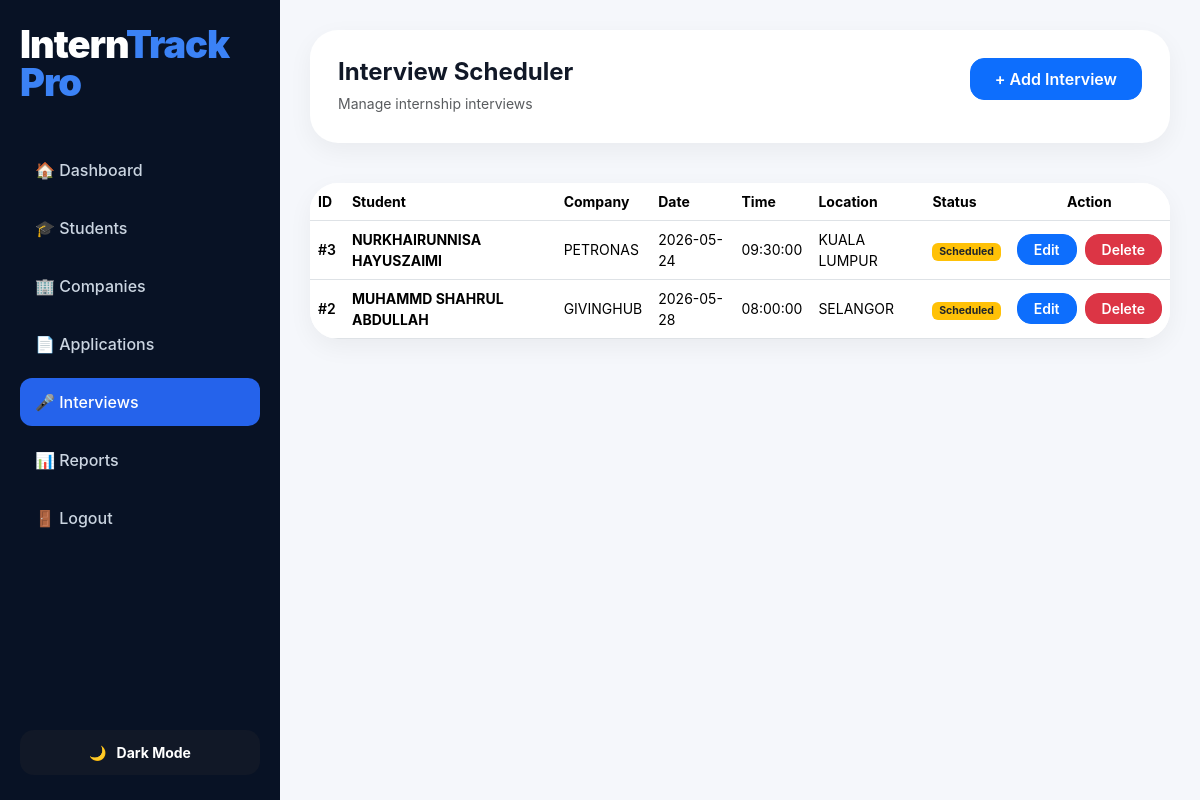
The app's page /interviews.php (signed in) with its own data.
### tables this page shows
CREATE TABLE `interviews` (
  `id` int(11) NOT NULL,
  `application_id` int(11) NOT NULL,
  `interview_date` date NOT NULL,
  `interview_time` time NOT NULL,
  `location` varchar(150) DEFAULT NULL,
  `status` varchar(50) DEFAULT 'Scheduled',
  `notes` text DEFAULT NULL,
  `created_at` timestamp NOT NULL DEFAULT current_timestamp()
);

CREATE TABLE `students` (
  `id` int(11) NOT NULL,
  `full_name` varchar(100) NOT NULL,
  `email` varchar(100) NOT NULL,
  `phone` varchar(20) NOT NULL,
  `university` varchar(100) NOT NULL,
  `course` varchar(100) NOT NULL,
  `internship_status` varchar(50) NOT NULL,
  `created_at` timestamp NOT NULL DEFAULT current_timestamp()
);

CREATE TABLE `companies` (
  `id` int(11) NOT NULL,
  `company_name` varchar(100) NOT NULL,
  `email` varchar(100) NOT NULL,
  `phone` varchar(20) NOT NULL,
  `location` varchar(100) NOT NULL,
  `industry` varchar(100) NOT NULL,
  `internship_slots` int(11) NOT NULL,
  `created_at` timestamp NOT NULL DEFAULT current_timestamp()
);

### interviews.php (the view, shortened to what this page needs)
<?php
include "config/db.php";
$query = "
SELECT interviews.*,
applications.id AS app_id,
students.full_name,
companies.company_name
FROM interviews
JOIN applications ON interviews.application_id = applications.id
JOIN students ON applications.student_id = students.id
JOIN companies ON applications.company_id = companies.id
ORDER BY interviews.id DESC
";
$result = mysqli_query($conn, $query);
?>
<!DOCTYPE html>
<html lang="en">
<head>
<link href="https://cdn.jsdelivr.net/npm/bootstrap@5.3.3/dist/css/bootstrap.min.css" rel="stylesheet">
<link rel="stylesheet" href="assets/css/sidebar.css">
<link rel="stylesheet" href="assets/css/dashboard.css">
</head>
<body>
<?php include "includes/sidebar.php"; ?>
<div class="main-content">
    <div class="topbar box">
        <div>
            <h4 class="fw-bold mb-1">Interview Scheduler</h4>
            <small class="text-muted">Manage internship interviews</small>
        </div>
        <a href="add_interview.php" class="btn btn-primary px-4 py-2">
            + Add Interview
        </a>
    </div>
    <div class="box mt-4 p-0 overflow-hidden">
        <div class="table-responsive">
            <table class="table align-middle mb-0 custom-table">
                <thead>
                    <tr>
                        <th>ID</th>
                        <th>Student</th>
                        <th>Company</th>
                        <th>Date</th>
                        <th>Time</th>
                        <th>Location</th>
                        <th>Status</th>
                        <th class="text-center">Action</th>
                    </tr>
                </thead>
                <tbody>
                <?php while($row = mysqli_fetch_assoc($result)){ ?>
                    <tr>
                        <td class="fw-semibold">
                            #<?php echo $row['id']; ?>
                        </td>
                        <td>
                            <b><?php echo htmlspecialchars($row['full_name']); ?></b>
                        </td>
                        <td>
                            <?php echo htmlspecialchars($row['company_name']); ?>
                        </td>
                        <td>
                            <?php echo $row['interview_date']; ?>
                        </td>
                        <td>
                            <?php echo $row['interview_time']; ?>
                        </td>
                        <td>
                            <?php echo htmlspecialchars($row['location']); ?>
                        </td>
                        <td>
                            <?php
                                $status = strtolower($row['status']);
                                if($status == "scheduled"){
                                    echo "<span class='badge bg-warning text-dark'>Scheduled</span>";
                                }
                                elseif($status == "done"){
                                    echo "<span class='badge bg-success'>Done</span>";
                                }
                                else{
                                    echo "<span class='badge bg-danger'>Missed</span>";
                                }
                            ?>
                        </td>
                        <td>
                            <div class="d-flex justify-content-center gap-2">
                                <a href="edit_interview.php?id=<?php echo $row['id']; ?>"
                                   class="btn btn-sm btn-primary px-3">
                                    Edit
                                </a>
                                <a href="delete_interview.php?id=<?php echo $row['id']; ?>"
                                   class="btn btn-sm btn-danger px-3"
                                   onclick="return confirm('Delete interview?')">
                                    Delete
                                </a>
                            </div>
                        </td>
                    </tr>
                <?php } ?>
                </tbody>
            </table>
        </div>
    </div>
</div>
</body>
</html>

### assets/css/dashboard.css (style rules this page uses)
html, body { max-width: 100%; overflow-x: hidden; }
body { font-family: 'Inter', sans-serif; background: #f4f6fb; margin: 0; color: #111827; transition: all 0.3s ease; }
body, .sidebar, .topbar, .box, .card-box, .card, .card-body, .main-content, .table, .form-control, input, select, textarea { transition: all 0.3s ease; }
.main-content { margin-left: 280px; padding: 30px; background: #f5f7fb; min-height: 100vh; }
.topbar { display: flex; justify-content: space-between; align-items: flex-start; margin-bottom: 40px; }
.box { background: #ffffff; border-radius: 28px; padding: 28px; box-shadow: 0 8px 25px rgba(0, 0, 0, 0.05); }
.table { width: 100%; vertical-align: middle; }
.table th { font-weight: 700; font-size: 14px; }
.table td { font-size: 14px; }
.btn { border-radius: 14px; font-weight: 600; }

### records on screen
interviews: id "3", students.full_name "NURKHAIRUNNISA HAYUSZAIMI", companies.company_name "PETRONAS", interview_date "2026-05-24", interview_time "09:30:00", location "KUALA LUMPUR", status "Scheduled"
interviews: id "2", students.full_name "MUHAMMD SHAHRUL ABDULLAH", companies.company_name "GIVINGHUB", interview_date "2026-05-28", interview_time "08:00:00", location "SELANGOR", status "Scheduled"
